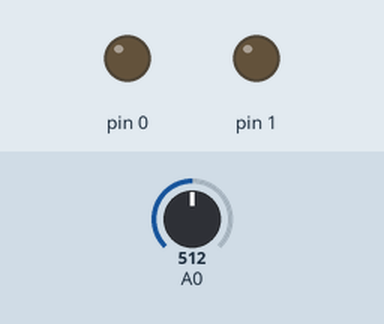
Recording of a sketch running on a simulated Arduino Uno, built for the host (arithmetic inside an expression is 32-bit, double 64-bit). Shown: output pins drawn as LEDs (lit = HIGH). Inputs (shaded band) come from the test bench; at power-on: A0 = 512.

Above: at 1.2 s.
1.3 s: A0 set to 523
At 2.3 s:
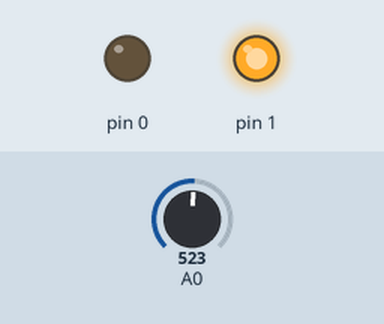
2.8 s: A0 set to 511
At 4.0 s:
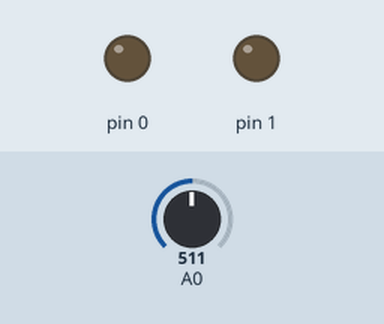
4.3 s: A0 set to 716
At 4.6 s:
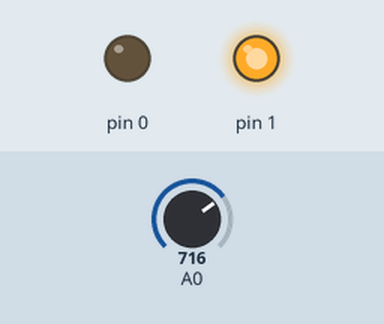
Timing chart, 0 to 7.3 s (numbered marks = the images above; inputs shaded):
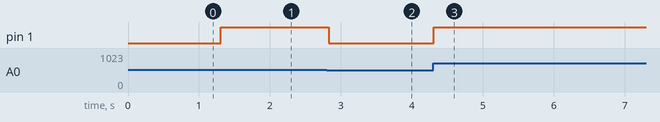

The sketch:

half_time_led.ino
```cpp
const int RLED = PB1 ;
const int GLED = PB0 ;
const int potPin = PA0 ;

void setup(){
  pinMode(RLED , OUTPUT);
  pinMode(GLED , OUTPUT);
  pinMode(potPin , INPUT);
}

void loop(){
  int potValue = analogRead(potPin);
  int brightness = map(potValue , 0 , 1023 , 0 , 255);
  if(brightness >= 128){
    analogWrite(RLED , brightness);
    delay(10);
    analogWrite(GLED, 0);
    delay(10);
  }
  else if (brightness <128){
    analogWrite(GLED , brightness);
    delay(10);
    analogWrite(RLED , 0);
    delay(10);
  }
}
```

Measured:
- the behaviour switches between 513 and 514 on A0 (found by bisection; images 0 and 1)
- after the input at 1.3 s, pin 1: LOW → HIGH at once
- after the input at 2.8 s, pin 1: HIGH → LOW at once
- after the input at 4.3 s, pin 1: LOW → HIGH at once
